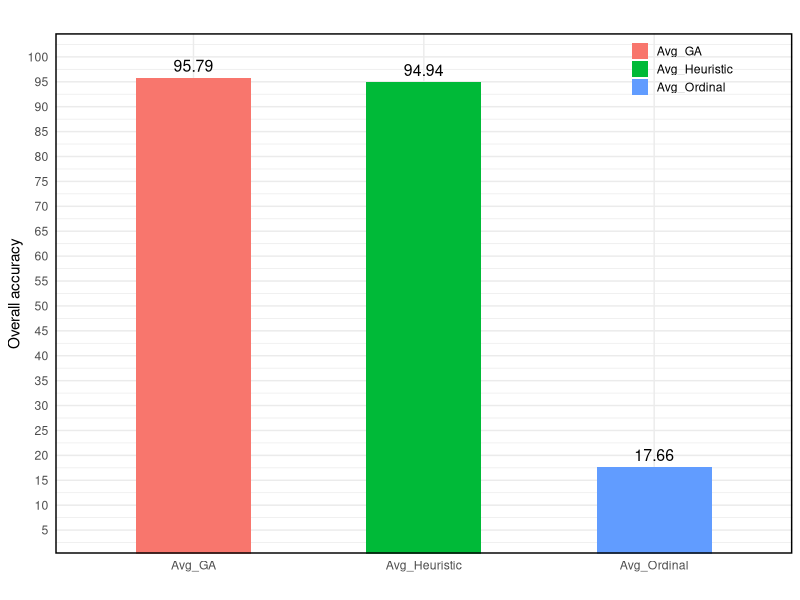

Reproduce this figure in R.
library(readxl)
library(ggplot2)

morning_AvgOrdinal<-round(as.numeric(read_excel("Alldata_excel.xlsx", sheet = "All data", range = "R32",col_names = FALSE,col_types = "text")),2)
morning_AvgMNLR<-round(as.numeric(read_excel("Alldata_excel.xlsx",sheet = "All data", range = "R33",col_names = FALSE,col_types = "text")),2)
morning_AvgGA<-round(as.numeric(read_excel("Alldata_excel.xlsx", range = "R34",col_names = FALSE)),2)


#max(midnight_load)
#geom_hline(yintercept = 0, color = "black", linetype = "solid") #draws the x-axis line

loadData<-data.frame(
  AccuracyAVG = c(morning_AvgOrdinal,morning_AvgMNLR,morning_AvgGA),
  xvalues =c("Avg_Ordinal","Avg_Heuristic","Avg_GA")
)
tiff("morningAvgAccuracyBarChart.tiff", units="in", width=5, height=5, res=300)
ggplot(loadData,aes(x=xvalues,y=AccuracyAVG,fill=xvalues))+geom_col(width = 0.5)+
  labs(
    title = "",
    x="",
    y="Overall accuracy",
    fill =""
  )+
  scale_y_continuous(breaks = seq(0,100,by=5))+
  coord_cartesian(ylim = c(5,100))+
  theme_minimal()+
  theme(legend.title = element_text(hjust = 0.5, margin = margin(b = 10)),
        panel.border = element_rect(color = "black", fill = NA, size = 1),
        legend.key.size = unit(0.9, "lines"),
        legend.position = c(0.85, 0.96)
  )+geom_text(aes(label = AccuracyAVG), vjust = -0.5, size = 4, color = "black")
dev.off()
# geom_text(aes(label = AccuracyAVG), vjust = -0.5, size = 4, color = "black")+
#legend.key.size = unit(0.9, "lines")
#legend.background = element_rect(color = "black", size = 0.2),
